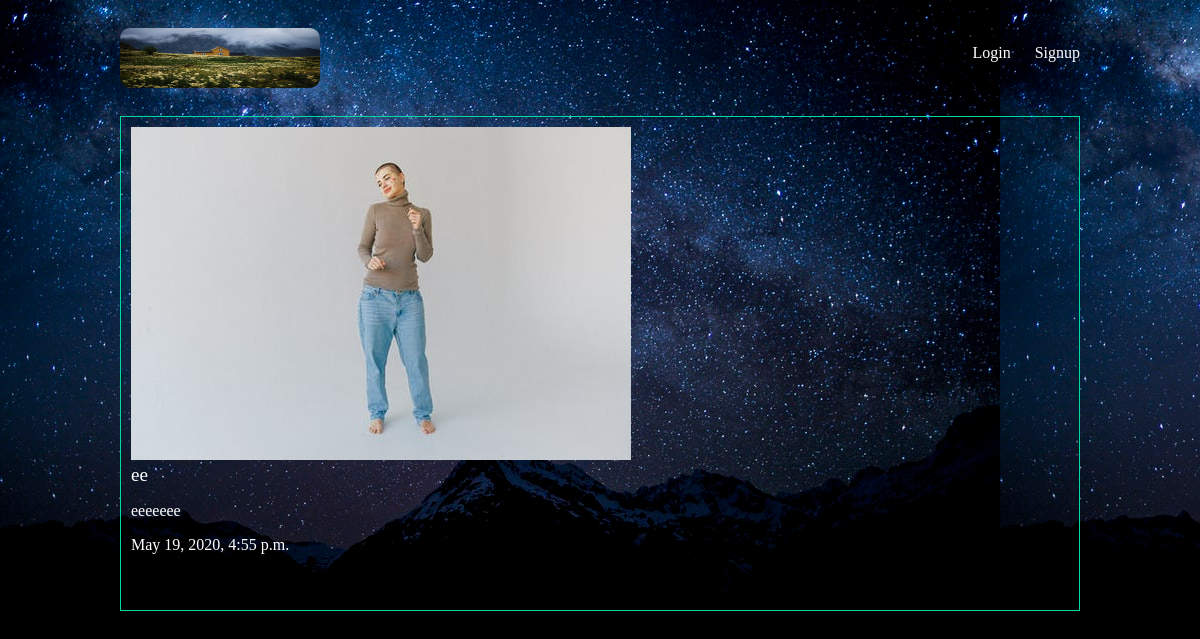
The page /articles/e-e/ on the database its author committed.
### articles/models.py (models this page shows, shortened)
class Article(models.Model):
    title = models.CharField(max_length=100)
    slug = models.SlugField()
    body = models.TextField()
    date = models.DateTimeField(auto_now_add=True)
    thumb = models.ImageField(default='default.jpeg', blank=True)
    author = models.ForeignKey(User, default=None, on_delete=models.CASCADE,)

### articles/views.py (the view)
# urls.py: url(r'^(?P<slug>[\w-]+)/$', views.article_details, name='details'),
def article_details(request, slug):
    article = Article.objects.get(slug=slug)
    return render(request, 'articles/article_details.html', {'article': article})

### articles/templates/articles/article_details.html
{% extends 'base_layout.html' %} {% block content%}
<div class="article-details">
  <div class="article">
    <img src="{{article.thumb.url}}" />
    <h2>{{article.title}}</h2>
    <p>{{article.body}}</p>
    <p>{{article.date}}</p>
  </div>
</div>
{% endblock %}

### assets/styles.css (style rules this page uses)
body { background-color: #0f121f; background-image: url(background.jpeg); background-repeat-y: no-repeat; color: #fff; }
body * { font-family: Ubuntu; }
h1, h2, h3, h4, h5 { font-weight: normal; margin: 0; }
.article { padding: 10px; border: 1px solid #00dba0; position: relative; padding-bottom: 40px; }
.article h2 { font-size: 1.2em; }

### rows shown on the page
Article: thumb (picture), title "ee", body "eeeeeee", date "May 19, 2020, 4:55 p.m."
